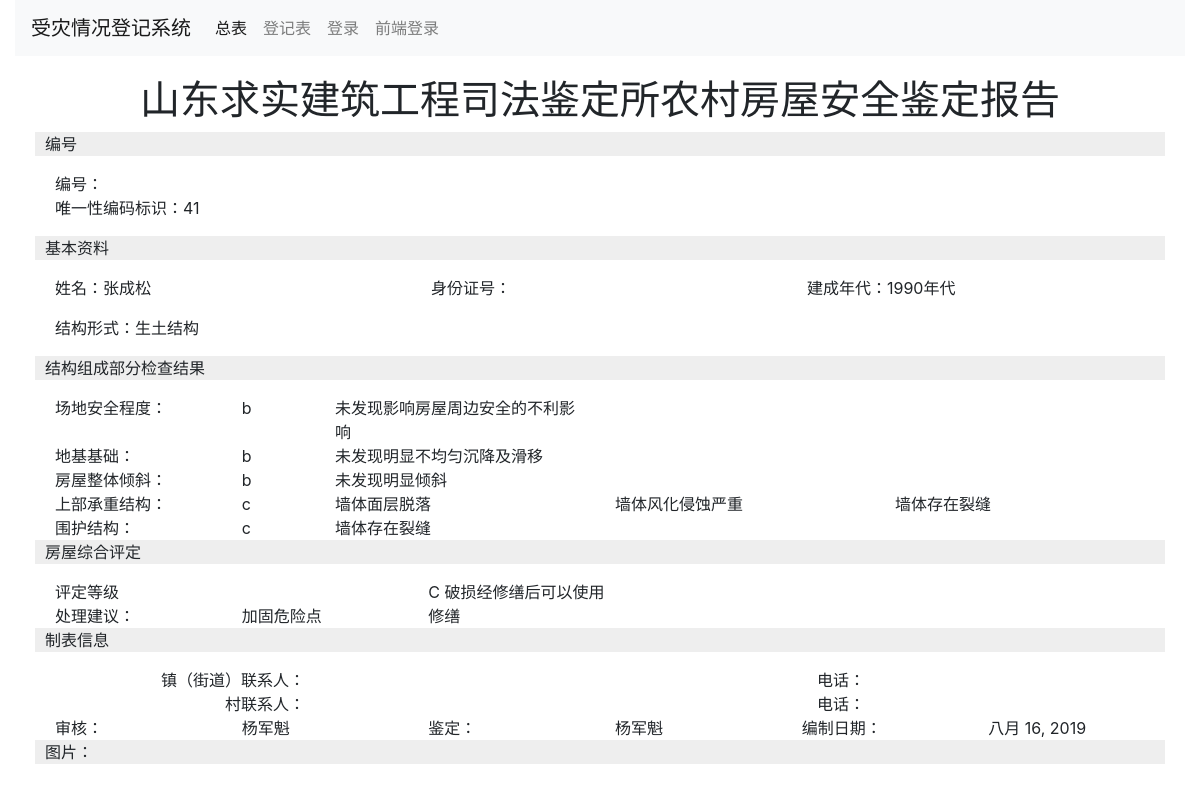
The app's page /report/41 (signed in) with its own data.
### report/models.py (models this page shows, shortened)
class Report(models.Model):
    DECADE_CHOICE = (
        ('1900', '1900'),
        ('1910', '1910'),
        ('1920', '1920'),
        ('1930', '1930'),
        ('1940', '1940'),
        ('1950', '1950'),
        ('1960', '1960'),
        ('1970', '1970'),
        ('1980', '1980'),
        ('1990', '1990'),
        ('2000', '2000'),
        ('2010', '2010'),
    )
    PURPOSE_CHOICE = (
        (1, '住宅'),
        (2, '厂房'),
        (3, '公共建筑'),
    )
    STRUCTURE_CHOICE = (
        (1, '混凝土结构'),
        (2, '砌体结构'),
        (3, '木结构'),
        (4, '钢结构'),
        (5, '石结构'),
        (6, '生土结构'),
    )
    DEGREE_CHOICE = (
        ('a', 'A'),
        ('b', 'B'),
        ('c', 'C'),
        ('d', 'D'),
    )
    SECURITY_DETAIL_CHOICE = (
        (1, '未发现影响房屋周边安全的不利影响'),
        (2, '房屋周边准在超高土体滑坡'),
        (3, '房屋周边场地存在地质斜坡'),
        (4, '房屋周边存在河流，受河水持续冲刷'),
        (5, '房屋存在沟壑'),
        (6, '房屋周边塌方'),
        (7, '房屋周边下方存在不实空洞'),
    )
    GROUNDSILL_DETAIL_CHOICE = (
        (1, '未发现明显不均匀沉降及滑移'),
        (2, '地基基础轻微不均匀沉降'),
        (3, '地基基础不均匀沉降'),
        (4, '室内地面下陷'),
        (5, '地基基础滑移'),
        (6, '地基基础存在滑移可能'),
        (7, '地基基础被冲毁'),
        (8, '毛石基础粘结砂浆缺失'),
    )
    TILT_DETAIL_CHOICE = (
        (1, '未发现明显倾斜'),
        (2, '房屋墙体局部倾斜'),
        (3, '房屋墙体整体倾斜'),
        (4, '房屋墙体变形'),
        (5, '房屋墙体未发现明显歪闪缺陷')
    )
    UPON_DETAIL_CHOICE = (
        (1, '未发现结构承载缺陷'),
        (2, '墙体存在裂缝'),
        (3, '墙体轻微裂缝'),
        (4, '墙体贯通缝严重'),
        (5, '墙体风化侵蚀严重'),
        (6, '墙体有效截面积削弱'),
        (7, '内隔墙裂缝'),
        (8, '墙体面层脱落'),
        (9, '墙体变形'),
        (10, '墙体倾斜'),
        (11, '纵横墙连接处松动和开裂'),
        (12, '墙体倒塌'),
        (13, '屋架梁损坏'),
        (14, '屋架檩条损坏'),
        (15, '屋架梁下墙体开裂损坏'),
        (16, '屋架梁下墙体变形'),
        (17, '地基基础不均匀沉降引起的裂缝'),
        (18, '房屋墙体、屋盖无明显受力裂缝和变形'),
        (19, '墙体严重破坏，无法正常使用'),
        (20, '屋架损坏'),
    )
    FENCE_DETAIL_CHOICE = (
        (1, '未发现围护缺损'),
        (2, '同上'),
        (3, '墙体存在裂缝'),
        (4, '屋面坍塌'),
        (5, '屋面下陷'),
        (6, '墙体面层脱落'),
        (7, '墙体裂缝'),
        (8, '室内地面下陷'),
        (9, '内隔墙裂缝'),
        (10, '纵横墙多处裂缝'),
    )
    ASSESS_LEVEL_CHOICE = (
        ('a', 'A 完好无损'),
        ('b', 'B 轻微破损，可以使用'),
        ('c', 'C 破损经修缮后可以使用'),
        ('d', 'D 严重破坏，不能使用'),
        ('e', '倒塌'),
    )
    CREATOR_CHOICE = (
        (1, '杨军魁'),
        (2, '芦满'),
        (3, '关萌'),
        (4, '黄波'),
    )
    bid = models.CharField(max_length=100, null=True, blank=True,
                           verbose_name='建鉴编号')
    name = models.CharField(max_length=250, null=True, blank=True,
                            verbose_name='姓名')
    identity = models.CharField(max_length=50, null=True, blank=True,
                                verbose_name='身份证号', unique=True)
    decade = models.CharField(choices=DECADE_CHOICE, max_length=10,
                              null=True, blank=True, verbose_name='建成年代')
    city = models.ForeignKey(City, null=True, blank=True,
                             on_delete=models.SET_NULL,
                             verbose_name='城市')
    town = models.ForeignKey(Town, null=True, blank=True,
                             on_delete=models.SET_NULL,
                             verbose_name='镇')
    village = models.ForeignKey(Village, null=True, blank=True,
                                on_delete=models.SET_NULL,
                                verbose_name='村')
    purpose = models.IntegerField(choices=PURPOSE_CHOICE, null=True, blank=True,
                                  verbose_name='用途')
    comment = models.TextField(max_length=250, null=True, blank=True,
                               verbose_name='备注')
    structure = models.IntegerField(choices=STRUCTURE_CHOICE,
                                    null=True, blank=True, verbose_name='结构形式')
    security = models.CharField(max_length=10, choices=DEGREE_CHOICE,
                                null=True, blank=True, verbose_name='场地安全程度')
    groundsill = models.CharField(max_length=10, choices=DEGREE_CHOICE,
                                  null=True, blank=True, verbose_name='地基基础')
    tilt = models.CharField(max_length=10, choices=DEGREE_CHOICE, null=True,
                            blank=True,
                            verbose_name='房屋整体倾斜')
    upon = models.CharField(max_length=10, choices=DEGREE_CHOICE, null=True,
                            blank=True,
                            verbose_name='上部承重结构')
    fence = models.CharField(max_length=10, choices=DEGREE_CHOICE, null=True,
                             blank=True,
                             verbose_name='围护结构')
    security_detail = models.ManyToManyField(SecurityDetail, blank=True,
                                             verbose_name='场地安全程度说明')
    groundsill_detail = models.ManyToManyField(GroundsillDetail, blank=True,
                                               verbose_name='地基基础说明')
    tilt_detail = models.ManyToManyField(TiltDetail, blank=True,
                                         verbose_name='房屋整体倾斜说明')
    upon_detail = models.ManyToManyField(UponDetail, blank=True,
                                         verbose_name='上部承重结构说明')
    fence_detail = models.ManyToManyField(FenceDetail, blank=True,
                                          verbose_name='围护结构说明')
    assess_level = models.CharField(max_length=10, choices=ASSESS_LEVEL_CHOICE,
                                    null=True, blank=True, verbose_name='评定等级')
    advice = models.ManyToManyField(Advice, blank=True,
                                    verbose_name='处理建议')
    street_contract = models.CharField(max_length=50, null=True, blank=True,
                                       verbose_name='镇（街道）联系人')
    street_contract_phone = models.CharField(max_length=50, null=True,
                                             blank=True,
                                             verbose_name='镇（街道）联系人电话')
    village_contract = models.CharField(max_length=50, null=True, blank=True,
                                        verbose_name='村联系人')
    village_contract_phone = models.CharField(max_length=50, null=True,
                                              blank=True,
                                              verbose_name='村联系人电话')
    reviewer = models.ForeignKey(Reviewer, null=True, blank=True,
                                 on_delete=models.SET_NULL,
                                 verbose_name='审核人')
    created = models.DateField(auto_now_add=True, verbose_name='添加日期')
    updated = models.DateTimeField(auto_now=True, verbose_name='修改日期')
    appraiser = models.ForeignKey(User, null=True, blank=True,
                                  on_delete=models.SET_NULL,
                                  verbose_name='鉴定人')
    class Meta:
        ordering = ('-created',)
        verbose_name_plural = '报告'

class SecurityDetail(models.Model):
    SECURITY_DETAIL_CHOICE = (
        (0, ''),
        (1, '未发现影响房屋周边安全的不利影响'),
        (2, '房屋周边准在超高土体滑坡'),
        (3, '房屋周边场地存在地质斜坡'),
        (4, '房屋周边存在河流，受河水持续冲刷'),
        (5, '房屋存在沟壑'),
        (6, '房屋周边塌方'),
        (7, '房屋周边下方存在不实空洞'),
    )
    detail = models.IntegerField(choices=SECURITY_DETAIL_CHOICE,
                                 verbose_name='描述')
    created = models.DateTimeField(auto_now_add=True, verbose_name='创建时间')
    class Meta:
        ordering = ('-created',)
        verbose_name_plural = '场地安全程度描述'
    def __str__(self):
        return self.get_detail_display()

class GroundsillDetail(models.Model):
    GROUNDSILL_DETAIL_CHOICE = (
        (0, ''),
        (1, '未发现明显不均匀沉降及滑移'),
        (2, '地基基础轻微不均匀沉降'),
        (3, '地基基础不均匀沉降'),
        (4, '室内地面下陷'),
        (5, '地基基础滑移'),
        (6, '地基基础存在滑移可能'),
        (7, '地基基础被冲毁'),
        (8, '毛石基础粘结砂浆缺失'),
    )
    detail = models.IntegerField(choices=GROUNDSILL_DETAIL_CHOICE,
                                 verbose_name='描述')
    created = models.DateTimeField(auto_now_add=True, verbose_name='创建时间')
    class Meta:
        ordering = ('-created',)
        verbose_name_plural = '地基基础描述'
    def __str__(self):
        return self.get_detail_display()

class TiltDetail(models.Model):
    TILT_DETAIL_CHOICE = (
        (0, ''),
        (1, '未发现明显倾斜'),
        (2, '房屋墙体局部倾斜'),
        (3, '房屋墙体整体倾斜'),
        (4, '房屋墙体变形'),
        (5, '房屋墙体未发现明显歪闪缺陷')
    )
    detail = models.IntegerField(choices=TILT_DETAIL_CHOICE, verbose_name='描述')
    created = models.DateTimeField(auto_now_add=True, verbose_name='创建时间')
    class Meta:
        ordering = ('-created',)
        verbose_name_plural = '房屋整体倾斜描述'
    def __str__(self):
        return self.get_detail_display()

class UponDetail(models.Model):
    UPON_DETAIL_CHOICE = (
        (0, ''),
        (1, '未发现结构承载缺陷'),
        (2, '墙体存在裂缝'),
        (3, '墙体轻微裂缝'),
        (4, '墙体贯通缝严重'),
        (5, '墙体风化侵蚀严重'),
        (6, '墙体有效截面积削弱'),
        (7, '内隔墙裂缝'),
        (8, '墙体面层脱落'),
        (9, '墙体变形'),
        (10, '墙体倾斜'),
        (11, '纵横墙连接处松动和开裂'),
        (12, '墙体倒塌'),
        (13, '屋架梁损坏'),
        (14, '屋架檩条损坏'),
        (15, '屋架梁下墙体开裂损坏'),
        (16, '屋架梁下墙体变形'),
        (17, '地基基础不均匀沉降引起的裂缝'),
        (18, '房屋墙体、屋盖无明显受力裂缝和变形'),
        (19, '墙体严重破坏，无法正常使用'),
        (20, '屋架损坏'),
    )
    detail = models.IntegerField(choices=UPON_DETAIL_CHOICE, verbose_name='描述')
    created = models.DateTimeField(auto_now_add=True, verbose_name='创建时间')
    class Meta:
        ordering = ('-created',)
        verbose_name_plural = '房上部承重结构描述'
    def __str__(self):
        return self.get_detail_display()

class FenceDetail(models.Model):
    FENCE_DETAIL_CHOICE = (
        (0, ''),
        (1, '未发现围护缺损'),
        (2, '同上'),
        (3, '墙体存在裂缝'),
        (4, '屋面坍塌'),
        (5, '屋面下陷'),
        (6, '墙体面层脱落'),
        (7, '墙体裂缝'),
        (8, '室内地面下陷'),
        (9, '内隔墙裂缝'),
        (10, '纵横墙多处裂缝'),
    )
    detail = models.IntegerField(choices=FENCE_DETAIL_CHOICE, verbose_name='描述')
    created = models.DateTimeField(auto_now_add=True, verbose_name='创建时间')
    class Meta:
        ordering = ('-created',)
        verbose_name_plural = '围护结构描述'
    def __str__(self):
        return self.get_detail_display()

class Advice(models.Model):
    ADVICE_CHOICE = (
        (0, ''),
        (1, '修缮'),
        (2, '加固危险点'),
        (3, '建议重建'),
        (4, '重建，停止使用，马上搬出'),
        (5, '取消鉴定'),
    )
    advice = models.IntegerField(choices=ADVICE_CHOICE, verbose_name='处理意见')
    created = models.DateTimeField(auto_now_add=True, verbose_name='创建时间')
    class Meta:
        ordering = ('-created',)
        verbose_name_plural = '处理意见'
    def __str__(self):
        return self.get_advice_display()

class Reviewer(models.Model):
    name = models.CharField(max_length=50, verbose_name='审核人')
    created = models.DateTimeField(auto_now_add=True, verbose_name='创建时间')
    class Meta:
        ordering = ('name',)
        verbose_name_plural = '审核人'
    def __str__(self):
        return self.name

### report/views.py (the view)
# urls.py: path('<int:pk>', views.ReportDetailView.as_view(), name='report_detail'),
class ReportDetailView(LoginRequiredMixin, DetailView):
    model = Report
    template_name = 'report/detail.html'
    context_object_name = 'report'

### report/templates/report/detail.html (shortened to what this page needs)
{% extends 'report/base.html' %}
{% load static %}
{% block content %}
    <h1 class="text-center">山东求实建筑工程司法鉴定所农村房屋安全鉴定报告</h1>
    <p class="small-title">编号</p>
    <ul class="list-inline row detail-content">
        <li class="list-inline col-md-12">
            编号：{{ report.bid|default_if_none:"" }}</li>
        <li class="list-inline col-md-12">
            唯一性编码标识：{{ report.id|default_if_none:"" }}</li>
    </ul>
    <p class="small-title">基本资料</p>
    <div class="detail-content">
        <ul class="list-inline row">
            <li class="list-inline-item col">
                姓名：{{ report.name|default_if_none:"" }}</li>
            <li class="list-inline-item col">
                身份证号：{{ report.identity|default_if_none:"" }}</li>
            <li class="list-inline-item col">
                建成年代：{{ report.decade|default_if_none:"" }}年代
            </li>
        </ul>
        <ul class="list-inline row">
            <li class="list-inline-item col">
                结构形式：{{ report.get_structure_display|default_if_none:"" }}</li>
        </ul>
    </div>
    <p class="small-title">结构组成部分检查结果</p>
    <div class="detail-content">
        <div class="row">
            <div class="col-md-2">
                场地安全程度：
            </div>
            <div class="col-md-1">{{ report.security|default_if_none:"" }}</div>
            {% for detail in report.security_detail.all %}
                <div class="col-md-3">{{ detail|default_if_none:"" }}</div>
            {% endfor %}
        </div>
        <div class="row">
            <div class="col-md-2">
                地基基础：
            </div>
            <div class="col-md-1">{{ report.groundsill|default_if_none:"" }}</div>
            {% for detail in report.groundsill_detail.all %}
                <div class="col-md-3">{{ detail|default_if_none:"" }}</div>
            {% endfor %}
        </div>
        <div class="row">
            <div class="col-md-2">
                房屋整体倾斜：
            </div>
            <div class="col-md-1">{{ report.tilt|default_if_none:"" }}</div>
            {% for detail in report.tilt_detail.all %}
                <div class="col-md-3">{{ detail|default_if_none:"" }}</div>
            {% endfor %}
        </div>
        <div class="row">
            <div class="col-md-2">
                上部承重结构：
            </div>
            <div class="col-md-1">{{ report.upon|default_if_none:"" }}</div>
            {% for detail in report.upon_detail.all %}
                <div class="col-md-3">{{ detail|default_if_none:"" }}</div>
            {% endfor %}
        </div>
        <div class="row">
            <div class="col-md-2">
                围护结构：
            </div>
            <div class="col-md-1">{{ report.fence|default_if_none:"" }}</div>
            {% for detail in report.fence_detail.all %}
                <div class="col-md-3">{{ detail|default_if_none:"" }}</div>
            {% endfor %}
        </div>
    </div>
    <p class="small-title">房屋综合评定</p>
    <div class="detail-content">
        <div class="row">
            <div class="col-md-4">评定等级</div>
            <div class="col-md-8">{{ report.get_assess_level_display|default_if_none:"" }}</div>
        </div>
        <div class="row">
            <div class="col-md-2">处理建议：</div>
            {% for advice in report.advice.all %}
                <div class="col-md-2">{{ advice|default_if_none:"" }}</div>
            {% endfor %}
        </div>
    </div>
    <p class="small-title">制表信息</p>
    <div class="detail-content">
        <div class="row">
            <div class="col-md-3 text-right">镇（街道）联系人：</div>
            <div class="col-md-3">{{ report.street_contract|default_if_none:"" }}</div>
            <div class="col-md-3 text-right">电话：</div>
            <div class="col-md-3">{{ report.street_contract_phone|default_if_none:"" }}</div>
        </div>
        <div class="row">
            <div class="col-md-3 text-right">村联系人：</div>
            <div class="col-md-3">{{ report.village_contract|default_if_none:"" }}</div>
            <div class="col-md-3 text-right">电话：</div>
            <div class="col-md-3">{{ report.village_contract_phone|default_if_none:"" }}</div>
        </div>
        <div class="row">
            <div class="col-md-2">审核：</div>
            <div class="col-md-2">{{ report.reviewer|default_if_none:"" }}</div>
            <div class="col-md-2">鉴定：</div>
            <div class="col-md-2">
                {{ report.appraiser.last_name }}{{ report.appraiser.first_name }}</div>
            <div class="col-md-2">编制日期：</div>
            <div class="col-md-2">{{ report.created|default_if_none:"" }}</div>
        </div>
    </div>
    <p class="small-title">图片：</p>
    <div class="container">
    </div>
{% endblock %}

### report/static/css/style.css (style rules this page uses)
.small-title { display: block; background-color: #eeeeee; padding-left: 10px; }
.detail-content { padding: 0 20px; }

### records on screen
Report: id "41", name "张成松", decade "1990", structure "生土结构", security "b", groundsill "b", tilt "b", upon "c", fence "c", assess_level "C 破损经修缮后可以使用", reviewer "杨军魁", appraiser.last_name "杨", appraiser.first_name "军魁", created "八月 16, 2019"
SecurityDetail: detail "未发现影响房屋周边安全的不利影响"
GroundsillDetail: detail "未发现明显不均匀沉降及滑移"
TiltDetail: detail "未发现明显倾斜"
UponDetail: detail "墙体面层脱落"
UponDetail: detail "墙体风化侵蚀严重"
UponDetail: detail "墙体存在裂缝"
FenceDetail: detail "墙体存在裂缝"
Advice: advice "加固危险点"
Advice: advice "修缮"
